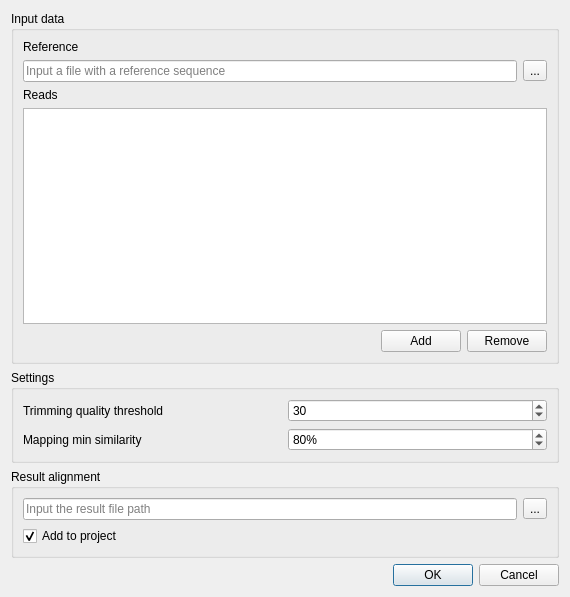
<?xml version="1.0" encoding="UTF-8"?>
<ui version="4.0">
 <class>AlignToReferenceBlastDialog</class>
 <widget class="QDialog" name="AlignToReferenceBlastDialog">
  <property name="geometry">
   <rect>
    <x>0</x>
    <y>0</y>
    <width>570</width>
    <height>597</height>
   </rect>
  </property>
  <property name="windowTitle">
   <string>Map Sanger Reads to Reference</string>
  </property>
  <layout class="QVBoxLayout" name="verticalLayout">
   <item>
    <widget class="QGroupBox" name="groupBox_2">
     <property name="title">
      <string>Input data</string>
     </property>
     <layout class="QVBoxLayout" name="verticalLayout_3">
      <item>
       <widget class="QLabel" name="label_2">
        <property name="text">
         <string>Reference</string>
        </property>
       </widget>
      </item>
      <item>
       <layout class="QHBoxLayout" name="horizontalLayout_3">
        <property name="topMargin">
         <number>0</number>
        </property>
        <item>
         <widget class="QLineEdit" name="referenceLineEdit">
          <property name="placeholderText">
           <string>Input a file with a reference sequence</string>
          </property>
         </widget>
        </item>
        <item>
         <widget class="QToolButton" name="setReferenceButton">
          <property name="text">
           <string>...</string>
          </property>
         </widget>
        </item>
       </layout>
      </item>
      <item>
       <widget class="QLabel" name="label">
        <property name="text">
         <string>Reads</string>
        </property>
       </widget>
      </item>
      <item>
       <widget class="QListWidget" name="readsListWidget"/>
      </item>
      <item>
       <layout class="QHBoxLayout" name="horizontalLayout_2">
        <item>
         <spacer name="horizontalSpacer">
          <property name="orientation">
           <enum>Qt::Horizontal</enum>
          </property>
          <property name="sizeHint" stdset="0">
           <size>
            <width>40</width>
            <height>20</height>
           </size>
          </property>
         </spacer>
        </item>
        <item>
         <widget class="QPushButton" name="addReadButton">
          <property name="text">
           <string>Add</string>
          </property>
         </widget>
        </item>
        <item>
         <widget class="QPushButton" name="removeReadButton">
          <property name="text">
           <string>Remove</string>
          </property>
         </widget>
        </item>
       </layout>
      </item>
     </layout>
    </widget>
   </item>
   <item>
    <widget class="QGroupBox" name="groupBox_3">
     <property name="title">
      <string>Settings</string>
     </property>
     <layout class="QGridLayout" name="gridLayout_2">
      <item row="0" column="0">
       <widget class="QLabel" name="label_5">
        <property name="text">
         <string>Trimming quality threshold</string>
        </property>
       </widget>
      </item>
      <item row="1" column="1">
       <widget class="QSpinBox" name="minIdentitySpinBox">
        <property name="suffix">
         <string>%</string>
        </property>
        <property name="singleStep">
         <number>10</number>
        </property>
        <property name="value">
         <number>80</number>
        </property>
       </widget>
      </item>
      <item row="0" column="1">
       <widget class="QSpinBox" name="qualitySpinBox">
        <property name="maximum">
         <number>999999999</number>
        </property>
        <property name="value">
         <number>30</number>
        </property>
       </widget>
      </item>
      <item row="1" column="0">
       <widget class="QLabel" name="label_4">
        <property name="text">
         <string>Mapping min similarity</string>
        </property>
       </widget>
      </item>
     </layout>
    </widget>
   </item>
   <item>
    <widget class="QGroupBox" name="groupBox">
     <property name="title">
      <string>Result alignment</string>
     </property>
     <layout class="QVBoxLayout" name="verticalLayout_2">
      <item>
       <layout class="QHBoxLayout" name="horizontalLayout">
        <item>
         <widget class="QLineEdit" name="outputLineEdit">
          <property name="placeholderText">
           <string>Input the result file path</string>
          </property>
         </widget>
        </item>
        <item>
         <widget class="QToolButton" name="setOutputButton">
          <property name="text">
           <string>...</string>
          </property>
         </widget>
        </item>
       </layout>
      </item>
      <item>
       <widget class="QCheckBox" name="addToProjectCheckbox">
        <property name="text">
         <string>Add to project</string>
        </property>
        <property name="checked">
         <bool>true</bool>
        </property>
       </widget>
      </item>
     </layout>
    </widget>
   </item>
   <item>
    <widget class="QDialogButtonBox" name="buttonBox">
     <property name="orientation">
      <enum>Qt::Horizontal</enum>
     </property>
     <property name="standardButtons">
      <set>QDialogButtonBox::Cancel|QDialogButtonBox::Ok</set>
     </property>
    </widget>
   </item>
  </layout>
 </widget>
 <resources/>
 <connections>
  <connection>
   <sender>buttonBox</sender>
   <signal>accepted()</signal>
   <receiver>AlignToReferenceBlastDialog</receiver>
   <slot>accept()</slot>
   <hints>
    <hint type="sourcelabel">
     <x>248</x>
     <y>254</y>
    </hint>
    <hint type="destinationlabel">
     <x>157</x>
     <y>274</y>
    </hint>
   </hints>
  </connection>
  <connection>
   <sender>buttonBox</sender>
   <signal>rejected()</signal>
   <receiver>AlignToReferenceBlastDialog</receiver>
   <slot>reject()</slot>
   <hints>
    <hint type="sourcelabel">
     <x>316</x>
     <y>260</y>
    </hint>
    <hint type="destinationlabel">
     <x>286</x>
     <y>274</y>
    </hint>
   </hints>
  </connection>
 </connections>
</ui>
